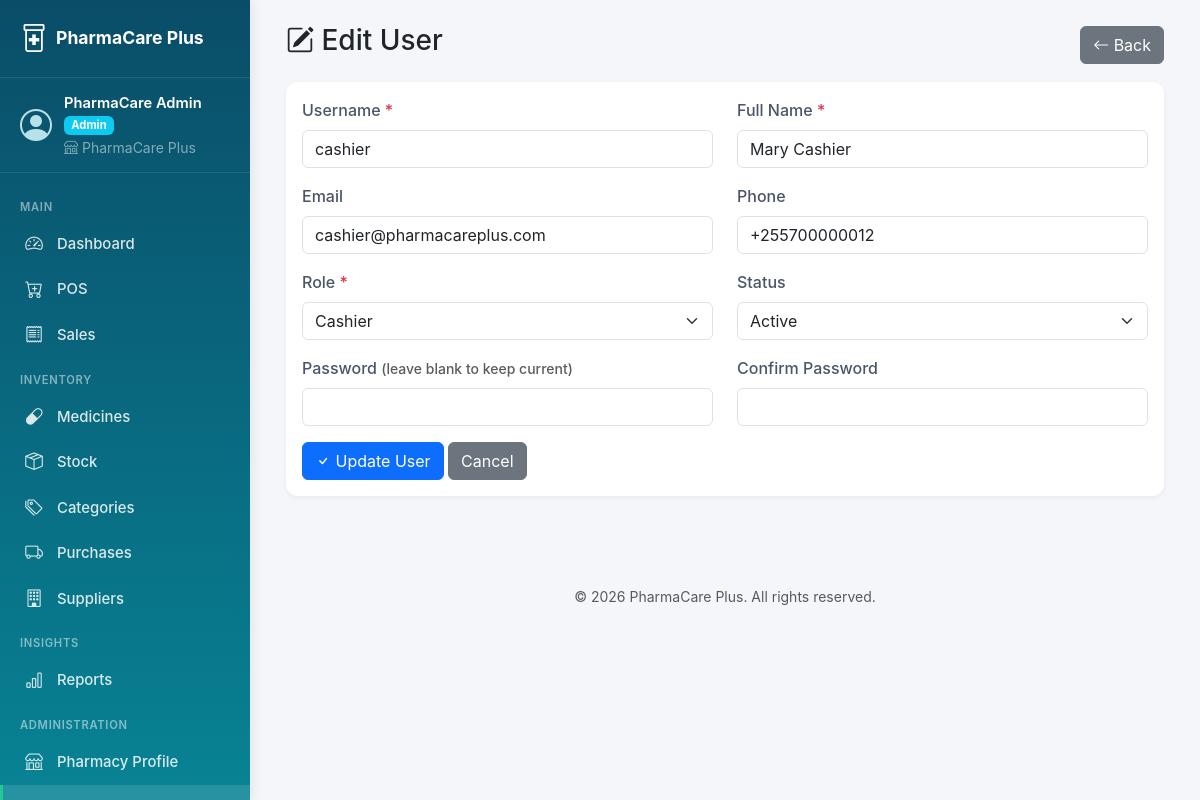
The page /index.php?page=users&action=edit&id=4 (signed in) on the database its author committed.
### tables this page shows
CREATE TABLE users (
    id INT AUTO_INCREMENT PRIMARY KEY,
    pharmacy_id INT NULL,
    branch_id INT DEFAULT NULL,
    username VARCHAR(50) UNIQUE NOT NULL,
    password VARCHAR(255) NOT NULL,
    full_name VARCHAR(100) NOT NULL,
    email VARCHAR(100) UNIQUE,
    phone VARCHAR(20),
    role ENUM('superadmin','admin','pharmacist','cashier') NOT NULL DEFAULT 'cashier',
    is_active TINYINT(1) DEFAULT 1,
    last_login DATETIME NULL,
    created_at TIMESTAMP DEFAULT CURRENT_TIMESTAMP,
    updated_at TIMESTAMP DEFAULT CURRENT_TIMESTAMP ON UPDATE CURRENT_TIMESTAMP,
    FOREIGN KEY (pharmacy_id) REFERENCES pharmacies(id) ON DELETE CASCADE,
    FOREIGN KEY (branch_id) REFERENCES branches(id) ON DELETE SET NULL,
    INDEX idx_user_pharmacy (pharmacy_id)
);

### controllers/UserController.php (called while the page is built, shortened)
<?php
require_once __DIR__ . '/../models/User.php';
class UserController {
    private $user;
    public function __construct($db) {
        $this->user = new User($db);
    }
    public function edit() {
        $id = (int)($_GET['id'] ?? 0);
        $user = $this->user->find($id, currentPharmacyId());
        require __DIR__ . '/../views/users/edit.php';
    }
}

### index.php (called while the page is built, shortened)
<?php
require_once __DIR__ . '/config/config.php';
$db = (new Database())->getConnection();
$action = $_GET['action'] ?? 'index';
$controller = new $controllerName($db);
$methodMap = [
    'index'         => 'index',
    'create'        => 'create',
    'store'         => 'store',
    'edit'          => 'edit',
    'update'        => 'update',
    'delete'        => 'delete',
    'show'          => 'show',
    'invoice'       => 'invoice',
    'pos'           => 'pos',
    'sales'         => 'sales',
    'inventory'     => 'inventory',
    'expiry'        => 'expiry',
    'adjust'        => 'adjust',
    'storeAdjust'   => 'storeAdjust',
    'ajaxSearch'    => 'ajaxSearch',
    'ajaxBarcode'   => 'ajaxBarcode',
    'toggle'        => 'toggle',
    'rotateKey'     => 'rotateKey',
    'profile'           => 'profile',
    'updateProfile'     => 'updateProfile',
    'exportSalesPdf'    => 'exportSalesPdf',
    'exportInventoryPdf'=> 'exportInventoryPdf',
    'exportExpiryPdf'   => 'exportExpiryPdf',
];
$method = $methodMap[$action] ?? 'index';
$controller->$method();

### config/config.php (called while the page is built, shortened)
<?php
function currentPharmacyId() {
    return $_SESSION['pharmacy_id'] ?? null;
}

### models/User.php (called while the page is built, shortened)
<?php
class User {
    private $db;
    public function __construct($db) {
        $this->db = $db;
    }
    public function find($id, $pharmacyId = null) {
        $sql = "SELECT * FROM users WHERE id = ?";
        $params = [$id];
        if ($pharmacyId !== null) {
            $sql .= " AND pharmacy_id = ?";
            $params[] = $pharmacyId;
        }
        $stmt = $this->db->prepare($sql);
        $stmt->execute($params);
        return $stmt->fetch();
    }
}

### views/users/_form.php (the view, shortened to what this page needs)
<?php
$user = $user ?? [];
$isEdit = $isEdit ?? false;
?>
<form method="POST" action="?page=users&action=<?= $isEdit ? 'update&id=' . $user['id'] : 'store' ?>">
    <div class="row">
        <div class="col-md-6 mb-3">
            <label class="form-label">Username <span class="text-danger">*</span></label>
            <input type="text" name="username" class="form-control" required
                   value="<?= htmlspecialchars($user['username'] ?? '') ?>"
                   <?= $isEdit ? 'readonly' : '' ?>>
        </div>
        <div class="col-md-6 mb-3">
            <label class="form-label">Full Name <span class="text-danger">*</span></label>
            <input type="text" name="full_name" class="form-control" required
                   value="<?= htmlspecialchars($user['full_name'] ?? '') ?>">
        </div>
        <div class="col-md-6 mb-3">
            <label class="form-label">Email</label>
            <input type="email" name="email" class="form-control"
                   value="<?= htmlspecialchars($user['email'] ?? '') ?>">
        </div>
        <div class="col-md-6 mb-3">
            <label class="form-label">Phone</label>
            <input type="text" name="phone" class="form-control"
                   value="<?= htmlspecialchars($user['phone'] ?? '') ?>">
        </div>
        <div class="col-md-6 mb-3">
            <label class="form-label">Role <span class="text-danger">*</span></label>
            <select name="role" class="form-select" required>
                <?php foreach (['admin','pharmacist','cashier'] as $r): ?>
                    <option value="<?= $r ?>" <?= ($user['role'] ?? '') === $r ? 'selected' : '' ?>>
                        <?= ucfirst($r) ?>
                    </option>
                <?php endforeach; ?>
            </select>
        </div>
        <div class="col-md-6 mb-3">
            <label class="form-label">Status</label>
            <select name="is_active" class="form-select">
                <option value="1" <?= ($user['is_active'] ?? 1) ? 'selected' : '' ?>>Active</option>
            </select>
        </div>
        <div class="col-md-6 mb-3">
            <label class="form-label">Password <?= $isEdit ? '<small class="text-muted">(leave blank to keep current)</small>' : '<span class="text-danger">*</span>' ?></label>
            <input type="password" name="password" class="form-control" <?= $isEdit ? '' : 'required' ?>>
        </div>
        <div class="col-md-6 mb-3">
            <label class="form-label">Confirm Password</label>
            <input type="password" name="password_confirm" class="form-control" <?= $isEdit ? '' : 'required' ?>>
        </div>
    </div>
    <button type="submit" class="btn btn-primary"><i class="bi bi-check"></i> <?= $isEdit ? 'Update' : 'Create' ?> User</button>
    <a href="?page=users" class="btn btn-secondary">Cancel</a>
</form>

### assets/css/style.css (style rules this page uses)
:root { --brand-primary: #0d6efd; --brand-secondary: #198754; --brand-accent: #20c997; --brand-dark: #0a1929; }
body { background: #f4f6fa; font-family: -apple-system, BlinkMacSystemFont, 'Segoe UI', Roboto, sans-serif; }
:root { --sidebar-width: 250px; --topbar-height: 56px; }
.form-label { font-weight: 500; color: #4a5568; }

### rows shown on the page
users: username "cashier", full_name "Mary Cashier", email "cashier@pharmacareplus.com", phone "+255700000012", role "Cashier", is_active "Active"

### other values the page prints
APP_NAME "PharmaCare Plus"
$u['full_name'] "PharmaCare Admin"
$u['role'] "Admin"
$u['pharmacy_name'] "PharmaCare Plus"
